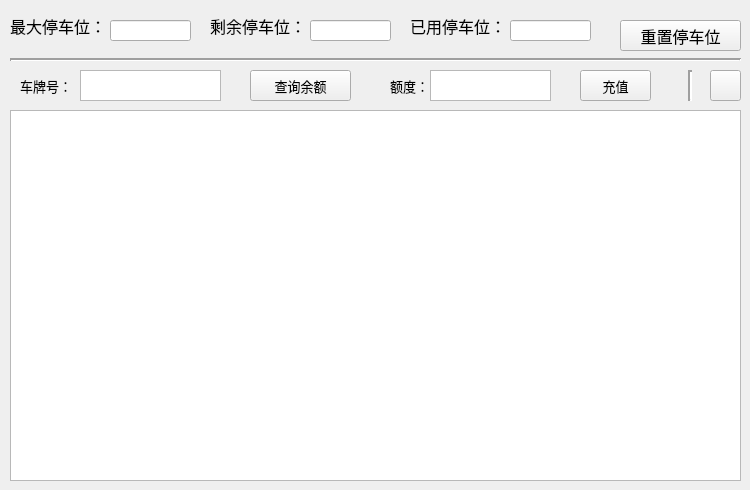
<?xml version="1.0" encoding="UTF-8"?>
<ui version="4.0">
 <class>ParkSites</class>
 <widget class="QWidget" name="ParkSites">
  <property name="geometry">
   <rect>
    <x>0</x>
    <y>0</y>
    <width>750</width>
    <height>490</height>
   </rect>
  </property>
  <property name="maximumSize">
   <size>
    <width>750</width>
    <height>490</height>
   </size>
  </property>
  <property name="windowTitle">
   <string>Form</string>
  </property>
  <widget class="QWidget" name="widget_2" native="true">
   <property name="geometry">
    <rect>
     <x>10</x>
     <y>100</y>
     <width>731</width>
     <height>381</height>
    </rect>
   </property>
   <widget class="QTableView" name="tableView">
    <property name="geometry">
     <rect>
      <x>0</x>
      <y>10</y>
      <width>731</width>
      <height>371</height>
     </rect>
    </property>
   </widget>
  </widget>
  <widget class="QWidget" name="widget" native="true">
   <property name="geometry">
    <rect>
     <x>10</x>
     <y>70</y>
     <width>731</width>
     <height>31</height>
    </rect>
   </property>
   <property name="font">
    <font>
     <pointsize>10</pointsize>
    </font>
   </property>
   <widget class="QLabel" name="label">
    <property name="geometry">
     <rect>
      <x>10</x>
      <y>0</y>
      <width>51</width>
      <height>31</height>
     </rect>
    </property>
    <property name="text">
     <string>车牌号：</string>
    </property>
   </widget>
   <widget class="QTextEdit" name="textEditCar">
    <property name="geometry">
     <rect>
      <x>70</x>
      <y>0</y>
      <width>141</width>
      <height>31</height>
     </rect>
    </property>
    <property name="font">
     <font>
      <pointsize>12</pointsize>
     </font>
    </property>
    <property name="inputMethodHints">
     <set>Qt::ImhDigitsOnly|Qt::ImhMultiLine</set>
    </property>
   </widget>
   <widget class="QPushButton" name="pushButtonQuery">
    <property name="geometry">
     <rect>
      <x>240</x>
      <y>0</y>
      <width>101</width>
      <height>31</height>
     </rect>
    </property>
    <property name="text">
     <string>查询余额</string>
    </property>
    <property name="icon">
     <iconset resource="images/myimages.qrc">
      <normaloff>:/new/imgsrc/Look.png</normaloff>:/new/imgsrc/Look.png</iconset>
    </property>
   </widget>
   <widget class="QLabel" name="label_2">
    <property name="geometry">
     <rect>
      <x>380</x>
      <y>0</y>
      <width>41</width>
      <height>31</height>
     </rect>
    </property>
    <property name="text">
     <string>额度：</string>
    </property>
   </widget>
   <widget class="QTextEdit" name="textEditMoney">
    <property name="geometry">
     <rect>
      <x>420</x>
      <y>0</y>
      <width>121</width>
      <height>31</height>
     </rect>
    </property>
    <property name="font">
     <font>
      <pointsize>12</pointsize>
     </font>
    </property>
    <property name="inputMethodHints">
     <set>Qt::ImhDigitsOnly</set>
    </property>
   </widget>
   <widget class="QPushButton" name="pushButtonRecharge">
    <property name="geometry">
     <rect>
      <x>570</x>
      <y>0</y>
      <width>71</width>
      <height>31</height>
     </rect>
    </property>
    <property name="text">
     <string>充值</string>
    </property>
    <property name="icon">
     <iconset resource="images/myimages.qrc">
      <normaloff>:/new/imgsrc/menu_analysis.png</normaloff>:/new/imgsrc/menu_analysis.png</iconset>
    </property>
   </widget>
   <widget class="QToolButton" name="toolButton">
    <property name="geometry">
     <rect>
      <x>700</x>
      <y>0</y>
      <width>31</width>
      <height>31</height>
     </rect>
    </property>
    <property name="toolTip">
     <string>刷新内容</string>
    </property>
    <property name="text">
     <string/>
    </property>
    <property name="icon">
     <iconset resource="images/myimages.qrc">
      <normaloff>:/new/imgsrc/re.png</normaloff>:/new/imgsrc/re.png</iconset>
    </property>
   </widget>
   <widget class="Line" name="line_2">
    <property name="geometry">
     <rect>
      <x>670</x>
      <y>0</y>
      <width>20</width>
      <height>31</height>
     </rect>
    </property>
    <property name="lineWidth">
     <number>2</number>
    </property>
    <property name="orientation">
     <enum>Qt::Vertical</enum>
    </property>
   </widget>
  </widget>
  <widget class="QWidget" name="widget_3" native="true">
   <property name="geometry">
    <rect>
     <x>10</x>
     <y>10</y>
     <width>731</width>
     <height>51</height>
    </rect>
   </property>
   <property name="autoFillBackground">
    <bool>false</bool>
   </property>
   <widget class="QPushButton" name="pushButtonReset">
    <property name="geometry">
     <rect>
      <x>610</x>
      <y>10</y>
      <width>121</width>
      <height>31</height>
     </rect>
    </property>
    <property name="font">
     <font>
      <family>华文宋体</family>
      <pointsize>12</pointsize>
     </font>
    </property>
    <property name="text">
     <string>重置停车位</string>
    </property>
    <property name="icon">
     <iconset resource="images/myimages.qrc">
      <normaloff>:/new/imgsrc/menu_analysis.png</normaloff>:/new/imgsrc/menu_analysis.png</iconset>
    </property>
   </widget>
   <widget class="QLabel" name="label_3">
    <property name="geometry">
     <rect>
      <x>0</x>
      <y>0</y>
      <width>101</width>
      <height>31</height>
     </rect>
    </property>
    <property name="font">
     <font>
      <family>华文新魏</family>
      <pointsize>12</pointsize>
     </font>
    </property>
    <property name="text">
     <string>最大停车位：</string>
    </property>
   </widget>
   <widget class="QLineEdit" name="lineEditAllCount">
    <property name="geometry">
     <rect>
      <x>100</x>
      <y>10</y>
      <width>81</width>
      <height>21</height>
     </rect>
    </property>
    <property name="font">
     <font>
      <pointsize>11</pointsize>
     </font>
    </property>
    <property name="readOnly">
     <bool>true</bool>
    </property>
   </widget>
   <widget class="QLabel" name="label_4">
    <property name="geometry">
     <rect>
      <x>200</x>
      <y>0</y>
      <width>101</width>
      <height>31</height>
     </rect>
    </property>
    <property name="font">
     <font>
      <family>华文新魏</family>
      <pointsize>12</pointsize>
     </font>
    </property>
    <property name="text">
     <string>剩余停车位：</string>
    </property>
   </widget>
   <widget class="QLineEdit" name="lineEditRemainCount">
    <property name="geometry">
     <rect>
      <x>300</x>
      <y>10</y>
      <width>81</width>
      <height>21</height>
     </rect>
    </property>
    <property name="font">
     <font>
      <pointsize>11</pointsize>
     </font>
    </property>
    <property name="readOnly">
     <bool>true</bool>
    </property>
   </widget>
   <widget class="QLabel" name="label_5">
    <property name="geometry">
     <rect>
      <x>400</x>
      <y>0</y>
      <width>101</width>
      <height>31</height>
     </rect>
    </property>
    <property name="font">
     <font>
      <family>华文新魏</family>
      <pointsize>12</pointsize>
     </font>
    </property>
    <property name="text">
     <string>已用停车位：</string>
    </property>
   </widget>
   <widget class="QLineEdit" name="lineEditUsedCount">
    <property name="geometry">
     <rect>
      <x>500</x>
      <y>10</y>
      <width>81</width>
      <height>21</height>
     </rect>
    </property>
    <property name="font">
     <font>
      <pointsize>11</pointsize>
     </font>
    </property>
    <property name="readOnly">
     <bool>true</bool>
    </property>
   </widget>
   <widget class="Line" name="line">
    <property name="geometry">
     <rect>
      <x>0</x>
      <y>40</y>
      <width>731</width>
      <height>20</height>
     </rect>
    </property>
    <property name="lineWidth">
     <number>2</number>
    </property>
    <property name="orientation">
     <enum>Qt::Horizontal</enum>
    </property>
   </widget>
  </widget>
 </widget>
 <resources>
  <include location="images/myimages.qrc"/>
 </resources>
 <connections/>
</ui>
